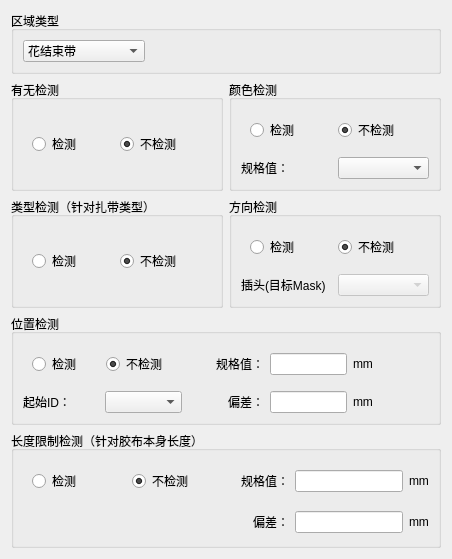
              <widget class="QWidget" name="pageInfoSample">
               <property name="enabled">
                <bool>true</bool>
               </property>
               <property name="geometry">
                <rect>
                 <x>0</x>
                 <y>0</y>
                 <width>452</width>
                 <height>545</height>
                </rect>
               </property>
               <attribute name="label">
                <string>信息采集</string>
               </attribute>
               <layout class="QGridLayout" name="gridLayout_15" rowstretch="1,2,2,3,3">
                <item row="2" column="0">
                 <widget class="QGroupBox" name="groupBoxDetectionCate">
                  <property name="enabled">
                   <bool>true</bool>
                  </property>
                  <property name="title">
                   <string>类型检测（针对扎带类型）</string>
                  </property>
                  <layout class="QGridLayout" name="gridLayout_25">
                   <item row="0" column="0">
                    <widget class="QWidget" name="widget_10" native="true">
                     <layout class="QGridLayout" name="gridLayout_24">
                      <item row="0" column="0">
                       <widget class="QRadioButton" name="radioButtonDetectionCateOn">
                        <property name="text">
                         <string>检测</string>
                        </property>
                       </widget>
                      </item>
                      <item row="0" column="1">
                       <widget class="QRadioButton" name="radioButtonDetectionCateOff">
                        <property name="text">
                         <string>不检测</string>
                        </property>
                        <property name="checked">
                         <bool>true</bool>
                        </property>
                       </widget>
                      </item>
                     </layout>
                    </widget>
                   </item>
                  </layout>
                 </widget>
                </item>
                <item row="1" column="1">
                 <widget class="QGroupBox" name="groupBoxDetectionColor">
                  <property name="enabled">
                   <bool>true</bool>
                  </property>
                  <property name="title">
                   <string>颜色检测</string>
                  </property>
                  <layout class="QGridLayout" name="gridLayout_19">
                   <item row="0" column="0" colspan="2">
                    <widget class="QWidget" name="widgetDetectionColor" native="true">
                     <layout class="QGridLayout" name="gridLayout_18">
                      <item row="0" column="0">
                       <widget class="QRadioButton" name="radioButtonDetectionColorOn">
                        <property name="enabled">
                         <bool>true</bool>
                        </property>
                        <property name="text">
                         <string>检测</string>
                        </property>
                       </widget>
                      </item>
                      <item row="0" column="1">
                       <widget class="QRadioButton" name="radioButtonDetectionColorOff">
                        <property name="text">
                         <string>不检测</string>
                        </property>
                        <property name="checked">
                         <bool>true</bool>
                        </property>
                       </widget>
                      </item>
                     </layout>
                    </widget>
                   </item>
                   <item row="1" column="0">
                    <widget class="QLabel" name="label_4">
                     <property name="text">
                      <string>规格值：</string>
                     </property>
                    </widget>
                   </item>
                   <item row="1" column="1">
                    <widget class="QComboBox" name="comboBoxDetectionColorNormal"/>
                   </item>
                  </layout>
                 </widget>
                </item>
                <item row="1" column="0">
                 <widget class="QGroupBox" name="groupBoxDetectHaveOrNot">
                  <property name="enabled">
                   <bool>true</bool>
                  </property>
                  <property name="title">
                   <string>有无检测</string>
                  </property>
                  <property name="flat">
                   <bool>false</bool>
                  </property>
                  <property name="checkable">
                   <bool>false</bool>
                  </property>
                  <layout class="QGridLayout" name="gridLayout_17">
                   <item row="0" column="0">
                    <widget class="QWidget" name="widget_6" native="true">
                     <property name="enabled">
                      <bool>true</bool>
                     </property>
                     <layout class="QGridLayout" name="gridLayout_16">
                      <item row="0" column="0">
                       <widget class="QRadioButton" name="radioButtonDetectionHaveOrNotOn">
                        <property name="enabled">
                         <bool>true</bool>
                        </property>
                        <property name="text">
                         <string>检测</string>
                        </property>
                        <property name="checked">
                         <bool>false</bool>
                        </property>
                       </widget>
                      </item>
                      <item row="0" column="1">
                       <widget class="QRadioButton" name="radioButtonDetectionHaveOrNotOff">
                        <property name="enabled">
                         <bool>true</bool>
                        </property>
                        <property name="text">
                         <string>不检测</string>
                        </property>
                        <property name="checked">
                         <bool>true</bool>
                        </property>
                       </widget>
                      </item>
                     </layout>
                    </widget>
                   </item>
                  </layout>
                 </widget>
                </item>
                <item row="4" column="0" colspan="2">
                 <widget class="QGroupBox" name="groupBoxDetectionLength">
                  <property name="enabled">
                   <bool>true</bool>
                  </property>
                  <property name="title">
                   <string>长度限制检测（针对胶布本身长度）</string>
                  </property>
                  <layout class="QGridLayout" name="gridLayout_23" columnstretch="2,0,0,0">
                   <item row="0" column="0">
                    <widget class="QWidget" name="widget_9" native="true">
                     <layout class="QGridLayout" name="gridLayout_22">
                      <item row="0" column="0">
                       <widget class="QRadioButton" name="radioButtonDetectionLengthOn">
                        <property name="text">
                         <string>检测</string>
                        </property>
                       </widget>
                      </item>
                      <item row="0" column="1">
                       <widget class="QRadioButton" name="radioButtonDetectionLengthOff">
                        <property name="text">
                         <string>不检测</string>
                        </property>
                        <property name="checked">
                         <bool>true</bool>
                        </property>
                       </widget>
                      </item>
                     </layout>
                    </widget>
                   </item>
                   <item row="1" column="3">
                    <widget class="QLabel" name="label_11">
                     <property name="text">
                      <string>mm</string>
                     </property>
                    </widget>
                   </item>
                   <item row="0" column="2">
                    <widget class="QLineEdit" name="lineEditDetectionLengthNormal"/>
                   </item>
                   <item row="1" column="1">
                    <widget class="QLabel" name="label_10">
                     <property name="text">
                      <string>偏差：</string>
                     </property>
                     <property name="alignment">
                      <set>Qt::AlignRight|Qt::AlignTrailing|Qt::AlignVCenter</set>
                     </property>
                    </widget>
                   </item>
                   <item row="1" column="0">
                    <spacer name="horizontalSpacer_4">
                     <property name="orientation">
                      <enum>Qt::Horizontal</enum>
                     </property>
                     <property name="sizeHint" stdset="0">
                      <size>
                       <width>145</width>
                       <height>28</height>
                      </size>
                     </property>
                    </spacer>
                   </item>
                   <item row="0" column="3">
                    <widget class="QLabel" name="label_12">
                     <property name="text">
                      <string>mm</string>
                     </property>
                    </widget>
                   </item>
                   <item row="1" column="2">
                    <widget class="QLineEdit" name="lineEditDetectionLengthOffset"/>
                   </item>
                   <item row="0" column="1">
                    <widget class="QLabel" name="label_13">
                     <property name="text">
                      <string>规格值：</string>
                     </property>
                     <property name="alignment">
                      <set>Qt::AlignRight|Qt::AlignTrailing|Qt::AlignVCenter</set>
                     </property>
                    </widget>
                   </item>
                  </layout>
                 </widget>
                </item>
                <item row="2" column="1">
                 <widget class="QGroupBox" name="groupBoxDetectionDirection">
                  <property name="enabled">
                   <bool>true</bool>
                  </property>
                  <property name="title">
                   <string>方向检测</string>
                  </property>
                  <layout class="QGridLayout" name="gridLayout_27">
                   <item row="1" column="1">
                    <widget class="QComboBox" name="comboBoxPlugMask">
                     <property name="enabled">
                      <bool>false</bool>
                     </property>
                     <property name="currentIndex">
                      <number>-1</number>
                     </property>
                     <item>
                      <property name="text">
                       <string>上半部</string>
                      </property>
                     </item>
                     <item>
                      <property name="text">
                       <string>下半部</string>
                      </property>
                     </item>
                     <item>
                      <property name="text">
                       <string>左半部</string>
                      </property>
                     </item>
                     <item>
                      <property name="text">
                       <string>右半部</string>
                      </property>
                     </item>
                     <item>
                      <property name="text">
                       <string>左上半部</string>
                      </property>
                     </item>
                     <item>
                      <property name="text">
                       <string>右下半部</string>
                      </property>
                     </item>
                     <item>
                      <property name="text">
                       <string>左下半部</string>
                      </property>
                     </item>
                     <item>
                      <property name="text">
                       <string>右上半部</string>
                      </property>
                     </item>
                    </widget>
                   </item>
                   <item row="1" column="0">
                    <widget class="QLabel" name="label_22">
                     <property name="text">
                      <string>插头(目标Mask)</string>
                     </property>
                    </widget>
                   </item>
                   <item row="0" column="0" colspan="2">
                    <widget class="QWidget" name="widget_11" native="true">
                     <layout class="QGridLayout" name="gridLayout_26">
                      <item row="0" column="0">
                       <widget class="QRadioButton" name="radioButtonDetectionDirectionOn">
                        <property name="text">
                         <string>检测</string>
                        </property>
                       </widget>
                      </item>
                      <item row="0" column="1">
                       <widget class="QRadioButton" name="radioButtonDetectionDirectionOff">
                        <property name="text">
                         <string>不检测</string>
                        </property>
                        <property name="checked">
                         <bool>true</bool>
                        </property>
                       </widget>
                      </item>
                     </layout>
                    </widget>
                   </item>
                  </layout>
                 </widget>
                </item>
                <item row="3" column="0" colspan="2">
                 <widget class="QGroupBox" name="groupBoxDetectionPos">
                  <property name="enabled">
                   <bool>true</bool>
                  </property>
                  <property name="title">
                   <string>位置检测</string>
                  </property>
                  <layout class="QGridLayout" name="gridLayout_21" columnstretch="1,1,1,1,1">
                   <item row="0" column="0" colspan="2">
                    <widget class="QWidget" name="widget_8" native="true">
                     <layout class="QGridLayout" name="gridLayout_20">
                      <item row="0" column="0">
                       <widget class="QRadioButton" name="radioButtonDetectionPosOn">
                        <property name="text">
                         <string>检测</string>
                        </property>
                       </widget>
                      </item>
                      <item row="0" column="1">
                       <widget class="QRadioButton" name="radioButtonDetectionPosOff">
                        <property name="text">
                         <string>不检测</string>
                        </property>
                        <property name="checked">
                         <bool>true</bool>
                        </property>
                       </widget>
                      </item>
                     </layout>
                    </widget>
                   </item>
                   <item row="0" column="2">
                    <widget class="QLabel" name="label_6">
                     <property name="text">
                      <string>规格值：</string>
                     </property>
                     <property name="alignment">
                      <set>Qt::AlignRight|Qt::AlignTrailing|Qt::AlignVCenter</set>
                     </property>
                    </widget>
                   </item>
                   <item row="0" column="3">
                    <widget class="QLineEdit" name="lineEditDetectionPosNormal"/>
                   </item>
                   <item row="0" column="4">
                    <widget class="QLabel" name="label_7">
                     <property name="text">
                      <string>mm</string>
                     </property>
                    </widget>
                   </item>
                   <item row="1" column="0">
                    <widget class="QLabel" name="label_5">
                     <property name="text">
                      <string>起始ID：</string>
                     </property>
                    </widget>
                   </item>
                   <item row="1" column="1">
                    <widget class="QComboBox" name="comboBoxStartID"/>
                   </item>
                   <item row="1" column="2">
                    <widget class="QLabel" name="label_8">
                     <property name="text">
                      <string>偏差：</string>
                     </property>
                     <property name="alignment">
                      <set>Qt::AlignRight|Qt::AlignTrailing|Qt::AlignVCenter</set>
                     </property>
                    </widget>
                   </item>
                   <item row="1" column="3">
                    <widget class="QLineEdit" name="lineEditDetectionPosOffset"/>
                   </item>
                   <item row="1" column="4">
                    <widget class="QLabel" name="label_9">
                     <property name="text">
                      <string>mm</string>
                     </property>
                    </widget>
                   </item>
                  </layout>
                 </widget>
                </item>
                <item row="0" column="0" colspan="2">
                 <widget class="QGroupBox" name="groupBox">
                  <property name="title">
                   <string>区域类型</string>
                  </property>
                  <layout class="QGridLayout" name="gridLayout_30" columnstretch="3,7">
                   <item row="0" column="0">
                    <widget class="QComboBox" name="comboBoxAreaCate">
                     <item>
                      <property name="text">
                       <string>花结束带</string>
                      </property>
                     </item>
                     <item>
                      <property name="text">
                       <string>T18R</string>
                      </property>
                     </item>
                     <item>
                      <property name="text">
                       <string>胶布</string>
                      </property>
                     </item>
                     <item>
                      <property name="text">
                       <string>插头</string>
                      </property>
                     </item>
                    </widget>
                   </item>
                   <item row="0" column="1">
                    <spacer name="horizontalSpacer_6">
                     <property name="orientation">
                      <enum>Qt::Horizontal</enum>
                     </property>
                     <property name="sizeHint" stdset="0">
                      <size>
                       <width>40</width>
                       <height>20</height>
                      </size>
                     </property>
                    </spacer>
                   </item>
                  </layout>
                 </widget>
                </item>
               </layout>
              </widget>
